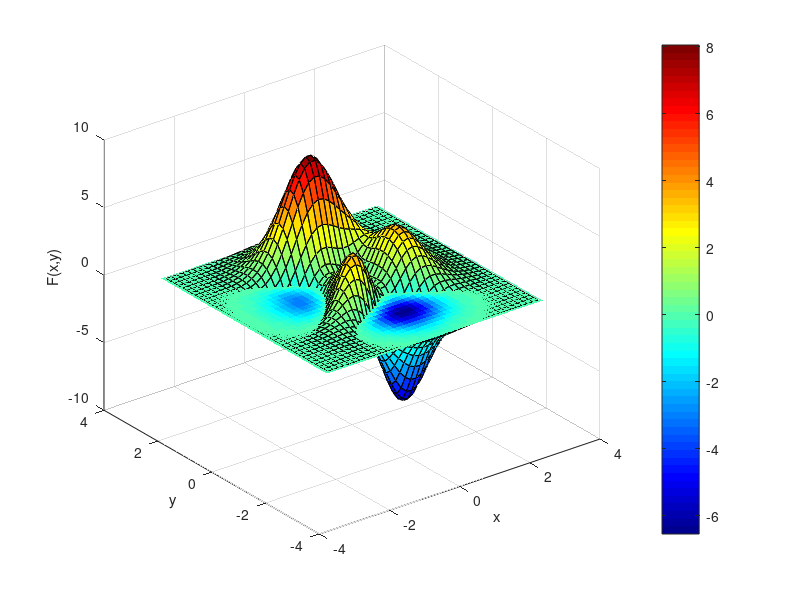

Write the MATLAB code that produced this figure.
close all;
clear all;
clc;
[x, y, F] = peaks(40);
x1 = x( 1, : ); 
y1 = y( :, 1 ); 
figure;
surf(x,y,F); % surf(x-grid,y-grid, function(x,y))
hold on;
imagesc (x1,y1,F)
xlabel('x'); ylabel('y'); zlabel('F(x,y)');
colormap( jet ) 
colorbar

%% This is a combination of surf and imagesc which is pretty unattractive.
F2 = F + 10;
[x, y, F1] = peaks(40);
surf(x,y,F1); % surf(x-grid,y-grid, function(x,y))
xlabel('x'); ylabel('y'); zlabel('F(x,y)');
colormap( jet ) 
colorbar
